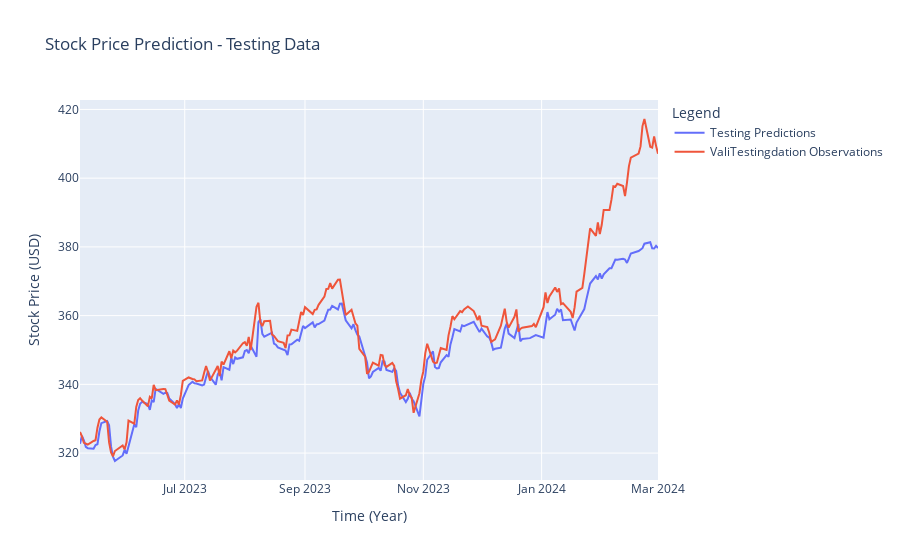

The notebook cell this image was saved under:
### Markdown cell above
## Prediction for testing data

### Code cell
# Predict for testing data

test_predictions = model.predict(X_test).flatten()

# Plotting with Matplotlib

plt.plot(dates_test, test_predictions, color = 'b')
plt.plot(dates_test, y_test, color = 'r')
plt.legend(['Testing Predictions', 'Testing Observations'])
plt.title("Stock Price Prediction - Testing Data")
plt.xlabel("Time (year)")
plt.ylabel("Stock price (USD)")
plt.show()

# Plotting with Plotly

import plotly.graph_objects as go

# Create traces (lines) for the training predictions and training observations
trace1 = go.Scatter(x=dates_test, y=test_predictions, mode='lines', name='Testing Predictions')
trace2 = go.Scatter(x=dates_test, y=y_test, mode='lines', name='ValiTestingdation Observations')

# Create a figure and add traces
fig = go.Figure()
fig.add_trace(trace1)
fig.add_trace(trace2)

# Update layout with titles and axis labels
fig.update_layout(title='Stock Price Prediction - Testing Data',
                  xaxis_title='Time (Year)',
                  yaxis_title='Stock Price (USD)',
                  legend_title='Legend')

# Show plot
fig.show()

### Figure 1 — Plotly figure (JSON) as saved in the notebook; plotly's stock layout.template omitted (floating-point values rounded to 4 significant figures; data arrays with more than 128 entries replaced by an {"elided": "..."} marker saying what was removed)
{"data": [{"mode": "lines", "name": "Testing Predictions", "type": "scatter", "x": {"elided": "206 str values"}, "y": {"elided": "206 float values"}}, {"mode": "lines", "name": "ValiTestingdation Observations", "type": "scatter", "x": {"elided": "206 str values"}, "y": {"elided": "206 float values"}}], "layout": {"legend": {"title": {"text": "Legend"}}, "title": {"text": "Stock Price Prediction - Testing Data"}, "xaxis": {"title": {"text": "Time (Year)"}}, "yaxis": {"title": {"text": "Stock Price (USD)"}}}}
